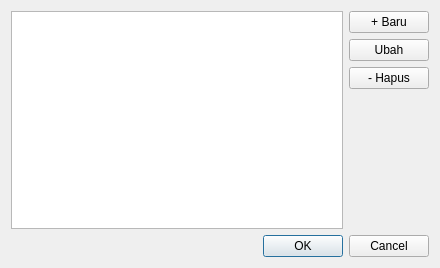
<?xml version="1.0" encoding="UTF-8"?>
<ui version="4.0">
 <class>SizeTemplateDialog</class>
 <widget class="QDialog" name="SizeTemplateDialog">
  <property name="geometry">
   <rect>
    <x>0</x>
    <y>0</y>
    <width>440</width>
    <height>268</height>
   </rect>
  </property>
  <property name="windowTitle">
   <string>Dialog</string>
  </property>
  <layout class="QVBoxLayout" name="verticalLayout_2">
   <item>
    <layout class="QHBoxLayout" name="horizontalLayout">
     <item>
      <widget class="QTableView" name="tabelUkuran">
       <property name="selectionMode">
        <enum>QAbstractItemView::SingleSelection</enum>
       </property>
       <property name="selectionBehavior">
        <enum>QAbstractItemView::SelectRows</enum>
       </property>
      </widget>
     </item>
     <item>
      <layout class="QVBoxLayout" name="verticalLayout">
       <item>
        <widget class="QPushButton" name="baru">
         <property name="text">
          <string>+ Baru</string>
         </property>
        </widget>
       </item>
       <item>
        <widget class="QPushButton" name="ubah">
         <property name="text">
          <string>Ubah</string>
         </property>
        </widget>
       </item>
       <item>
        <widget class="QPushButton" name="hapus">
         <property name="text">
          <string>- Hapus</string>
         </property>
        </widget>
       </item>
       <item>
        <spacer name="verticalSpacer">
         <property name="orientation">
          <enum>Qt::Vertical</enum>
         </property>
         <property name="sizeHint" stdset="0">
          <size>
           <width>20</width>
           <height>40</height>
          </size>
         </property>
        </spacer>
       </item>
      </layout>
     </item>
    </layout>
   </item>
   <item>
    <widget class="QDialogButtonBox" name="buttonBox">
     <property name="orientation">
      <enum>Qt::Horizontal</enum>
     </property>
     <property name="standardButtons">
      <set>QDialogButtonBox::Cancel|QDialogButtonBox::Ok</set>
     </property>
    </widget>
   </item>
  </layout>
 </widget>
 <resources/>
 <connections>
  <connection>
   <sender>buttonBox</sender>
   <signal>accepted()</signal>
   <receiver>SizeTemplateDialog</receiver>
   <slot>accept()</slot>
   <hints>
    <hint type="sourcelabel">
     <x>248</x>
     <y>254</y>
    </hint>
    <hint type="destinationlabel">
     <x>157</x>
     <y>274</y>
    </hint>
   </hints>
  </connection>
  <connection>
   <sender>buttonBox</sender>
   <signal>rejected()</signal>
   <receiver>SizeTemplateDialog</receiver>
   <slot>reject()</slot>
   <hints>
    <hint type="sourcelabel">
     <x>316</x>
     <y>260</y>
    </hint>
    <hint type="destinationlabel">
     <x>286</x>
     <y>274</y>
    </hint>
   </hints>
  </connection>
 </connections>
</ui>
